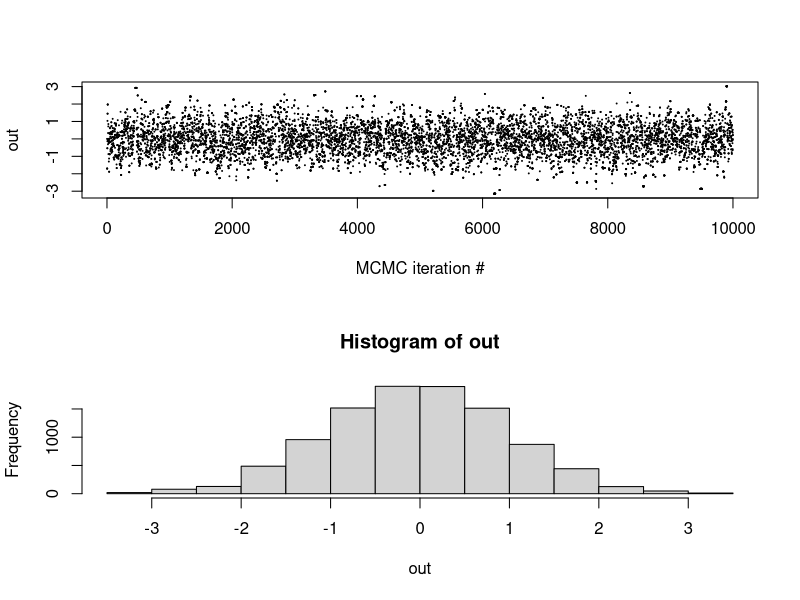
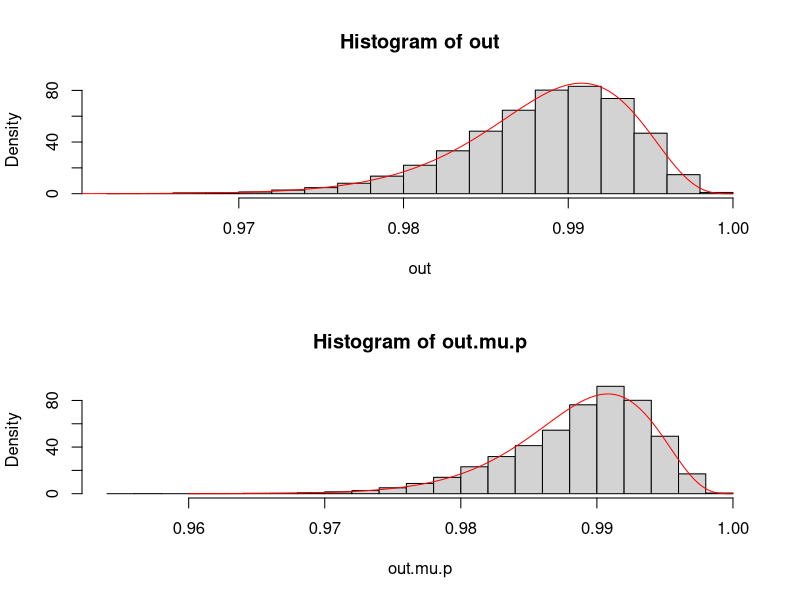
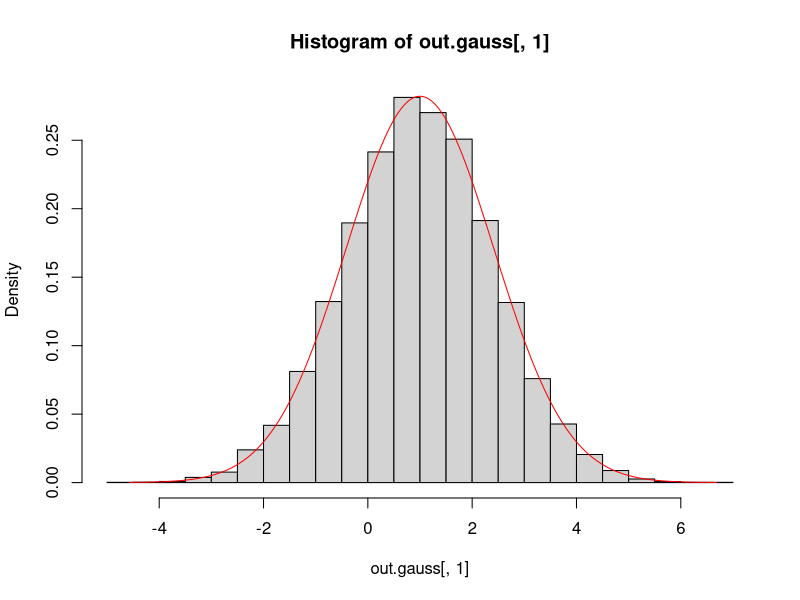

The R script that drew these images, in order:
## ---- chunk 1
rm(list = ls())
## ---- chunk 2
data <- c(168, 185, 164, 182, 169, 181, 172, 186, 172, 180)

print(paste("Empirical mean: ", mean(data)))
print(paste("Empirical sd: ", sd(data)))
## ---- chunk 3
print(paste("Standard error: ", sd(data)/sqrt(length(data))))
## ---- chunk 4
# Calculate sample mean, sd and no of observations
xbar <- mean(data)
s <- sd(data)
n <- length(data)

# Alpha
a <- 0.05

# Calculate confidence interval. qt is T-distribution
left <- xbar + qt(a/2, n-1) * s/sqrt(n)
right <- xbar + qt(1 - (a/2), n-1) * s/sqrt(n)
ci <- c(left, right)

# Display confidence interval
ci
## ---- chunk 5
left <- sqrt((n-1)*s^2 / qchisq(1 - a/2, df=n-1))
right <- sqrt((n-1)*s^2 / qchisq(a/2, df=n-1))
ci <- c(left, right)
ci
## ---- chunk 6
library(boot)

# Function for statistic - sample mean
meanestfunc <- function(data,i)
  mean(data[i])

boot.obj <- boot(data=data, statistic = meanestfunc, R=5000)
boot.obj
boot.ci(boot.obj,type=c("norm","basic","perc","bca"))
## ---- chunk 7
# Function for statistic - sample mean
stdfunc <- function(data,i)
  sd(data[i])

boot.obj <- boot(data=data, statistic = stdfunc, R=5000)
boot.obj
boot.ci(boot.obj,type=c("norm","basic","perc","bca"))
## ---- chunk 8
# general 1d Gaussian proposal random walk MH
oneD.RWMH <- function(lprob, #notice log-density kernel!
                     sigma=1.0,
                     theta1=0.0,
                     n.iter=10000){
  # space for output
  output <- numeric(n.iter)
  # first iterate given
  output[1] <- theta1
  # Calculate probability of theta 1
  lp.old <- lprob(theta1)
  # main iteration loop
  for(t in 2:n.iter){
    # proposal
    thetaStar <- output[t-1] + rnorm(1,sd=sigma)
    # accept probability, for numerical stability we compute
    lp.star <- lprob(thetaStar)
    # the log-accept prob, and then take exp
    alpha <- exp(min(0.0,lp.star-lp.old))
    # accept/reject step
    if(runif(1)<alpha && is.finite(alpha)){
      output[t] <- thetaStar
    } else {
      output[t] <- output[t-1]
    }
  }
print(paste0("RWMH done, accept prob : ",mean(abs(diff(output))>1.0e-14)))
  return(output)
} 

lp_std_norm <- function(x){return(dnorm(x, mean=0, sd=1, log=TRUE))}

# try algorithm (change initial condition and sigma for illustration)
out <- oneD.RWMH(lp_std_norm, theta1 = 0.0, sigma=1.0)
par(mfrow=c(2,1))
plot(1:length(out),out,pch=20,cex=0.1,xlab="MCMC iteration #")
hist(out)
mean(out)
sd(out)
## ---- chunk 9
# p-target
lprob.p <- function(p){
  if(p<0.0 || p>1.0) return(-1e100) 
  return(431.0*log(p) + 4.0*log(1.0-p))
}
# run RWMH and compare to reference
out <- oneD.RWMH(lprob.p,sigma=0.01,theta1=0.99,n.iter=500000)
# sigma = 0.02 seems like a good choice
hist(out,probability = TRUE)
xg <- seq(from=0.96,to=1.0,length.out = 1000)
lines(xg,dbeta(xg,shape1=432,shape2=5),col="red")
# looks correct, 
## ---- chunk 10
# mu-target
lprob.mu <- function(mu){
  if(mu<0.0) return(-1.0e100)
  return(431.0*log(mu/(1.0+mu)) - 6.0*log(1.0+mu))
}

out.mu  <- oneD.RWMH(lprob.mu,sigma=150.0,theta1=0.99/(1.0-0.99),n.iter=500000)
# sigma=150 seems like a reasonable choice
## ---- chunk 11
#inverse transformation to obtain p from mu:
out.mu.p <- out.mu/(1.0+out.mu)

# plot transformed samples
hist(out.mu.p,probability = TRUE)
lines(xg,dbeta(xg,shape1=432,shape2=5),col="red")
# also looks correct

## ---- chunk 12
# bivariate RWMH method
twoDRWMH <- function(lprob, # log-probability density kernel
                     Sigma=diag(2), # default proposal covariance = identity matrix
                     theta1=c(0.0,0.0), # default initial configuration
                     n.iter=10000){
  # allocate output space
  out <- matrix(0.0,n.iter,2)
  out[1,] <- theta1
  
  # store old lprob
  lp.old <- lprob(theta1)
  
  # cholesky factorization of Sigma for fast sampling
  L <- t(chol(Sigma)) #lower triangular factor
  
  # accept counter
  Nacc <- 0
  # main iteration loop
  for(i in 2:n.iter){
    # proposal
    thetaStar <- out[(i-1),] + L%*%rnorm(2)
    
    # evaluate
    lp.star <- lprob(thetaStar)
    
    # accept prob
    alpha <- exp(min(0.0,lp.star-lp.old))
    
    # accept/reject
    if(runif(1)<alpha && is.finite(alpha)){
      # accept
      out[i,] <- thetaStar
      lp.old <- lp.star
      Nacc <- Nacc+1
    } else {
      out[i,] <- out[(i-1),]      
    }
  } # main iteration loop
  
  print(paste0("RWMH done, accept rate : ",Nacc/(n.iter-1)))
  return(out)
} # function
## ---- chunk 13
P <- matrix(c(1,1,1,2),2,2)
m <- c(1.0,-1.0)
Pinv <- solve(P)

### test 1 - bivariate normal distribution
lp_gauss <- function(x){return(-0.5*t(x-m)%*%P%*%(x-m))}

out.gauss <- twoDRWMH(lp_gauss,Sigma=2.0*Pinv,
                      theta1 = m,n.iter=100000)
# estimated mean
colMeans(out.gauss) 
m

# estimated covariance
cov(out.gauss)
Pinv

# check x1 marginal (should N(m[1],Pinv[1,1])) 
par(mfrow=c(1,1))
hist(out.gauss[,1],probability = TRUE)
xg <- seq(from=min(out.gauss[,1]),to=max(out.gauss[,1]),length.out = 1000)
lines(xg,dnorm(xg,mean=m[1],sd=sqrt(Pinv[1,1])),col="red")
## ---- chunk 14
lp_t <- function(x){return(-3.0*log(1.0+0.25*t(x-m)%*%P%*%(x-m)))}

out.t <- twoDRWMH(lp_t,Sigma=3.0*Pinv,
                      theta1 = m,n.iter=100000)
# check mean (should be = m)
colMeans(out.t) 
m

# check covariance (should be nu/(nu-2)*Pinv = 2*Pinv)
cov(out.t)
2*Pinv
## ---- chunk 15
# from exercise text
y <- c(1.2, 6.3, 5.4, 3.4, 7.5, 4.8, 1.9)
lprob <- function(theta){
  mu <- theta[1]
  tau <- theta[2] 
  if(tau<0.0) return(-1e100) # log target effectively - infinity for negative tau
  s.dev <- sqrt(1.0/tau)
  loglike <- sum(dnorm(y,mean=mu,sd=s.dev,log=TRUE)) 
  mu.log.pri <- dnorm(mu,mean=0,sd=10,log=TRUE) 
  tau.log.pri <- -tau # = log(exp(-tau)) 
  return(loglike+mu.log.pri+tau.log.pri) 
}
## ---- chunk 16
# run RWMH sampler from previous point
Sig <- matrix(c(0.8,0.0,0.0,0.014),2,2) # obtained from initial run with identity proposal cov
out.mu.tau <- twoDRWMH(lprob=lprob,Sigma=2.0*Sig,theta1 = c(mean(y),1.0/var(y)),n.iter = 100000)
# OK tuning

# make data frame for easier presentation
out.sigma <- 1.0/sqrt(out.mu.tau[,2])
out.df <- data.frame(out.mu.tau,out.sigma)
colnames(out.df) <- c("mu","tau","s")
# print summary statistics
summary(out.df)
# print standard deviations
print("standard deviations : ")
sqrt(diag(var(out.df)))
